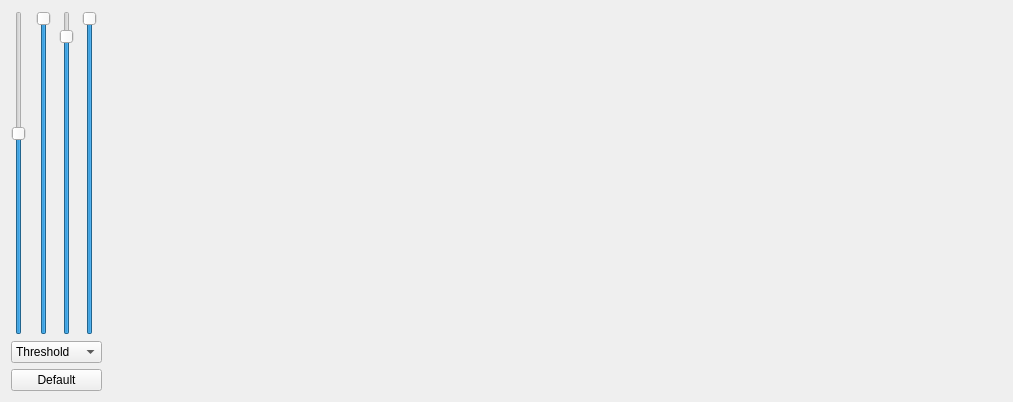
<?xml version="1.0" encoding="UTF-8"?>
<ui version="4.0">
 <class>Form</class>
 <widget class="QWidget" name="Form">
  <property name="geometry">
   <rect>
    <x>0</x>
    <y>0</y>
    <width>1013</width>
    <height>402</height>
   </rect>
  </property>
  <property name="windowTitle">
   <string>Settings</string>
  </property>
  <property name="windowIcon">
   <iconset>
    <normaloff>logo.png</normaloff>logo.png</iconset>
  </property>
  <layout class="QGridLayout" name="gridLayout">
   <item row="0" column="5" rowspan="3">
    <widget class="QLabel" name="settings_footage_label2">
     <property name="text">
      <string/>
     </property>
    </widget>
   </item>
   <item row="0" column="4" rowspan="3">
    <widget class="QLabel" name="settings_footage_label1">
     <property name="text">
      <string/>
     </property>
    </widget>
   </item>
   <item row="0" column="0">
    <widget class="QSlider" name="settings_slider1">
     <property name="maximum">
      <number>255</number>
     </property>
     <property name="sliderPosition">
      <number>160</number>
     </property>
     <property name="orientation">
      <enum>Qt::Vertical</enum>
     </property>
    </widget>
   </item>
   <item row="0" column="3">
    <widget class="QSlider" name="settings_slider4">
     <property name="maximum">
      <number>255</number>
     </property>
     <property name="sliderPosition">
      <number>255</number>
     </property>
     <property name="orientation">
      <enum>Qt::Vertical</enum>
     </property>
    </widget>
   </item>
   <item row="0" column="1">
    <widget class="QSlider" name="settings_slider2">
     <property name="maximum">
      <number>255</number>
     </property>
     <property name="sliderPosition">
      <number>255</number>
     </property>
     <property name="orientation">
      <enum>Qt::Vertical</enum>
     </property>
    </widget>
   </item>
   <item row="0" column="2">
    <widget class="QSlider" name="settings_slider3">
     <property name="maximum">
      <number>255</number>
     </property>
     <property name="sliderPosition">
      <number>240</number>
     </property>
     <property name="orientation">
      <enum>Qt::Vertical</enum>
     </property>
    </widget>
   </item>
   <item row="2" column="0" colspan="4">
    <widget class="QPushButton" name="settings_default_pushbutton">
     <property name="text">
      <string>Default</string>
     </property>
    </widget>
   </item>
   <item row="1" column="0" colspan="4">
    <widget class="QComboBox" name="settings_method_combobox">
     <item>
      <property name="text">
       <string>Threshold</string>
      </property>
     </item>
     <item>
      <property name="text">
       <string>White Filter</string>
      </property>
     </item>
    </widget>
   </item>
  </layout>
 </widget>
 <resources/>
 <connections/>
</ui>
